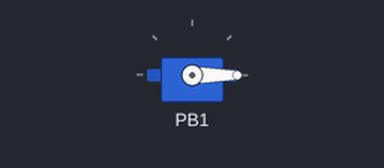
Recording of a program running on a simulated ATmega328P, built with avr-gcc and emulated at 16 MHz (the files do not name the chip). Parts: servo. Servo pulses on a pin are drawn as a servo (544–2400 µs = 0–180°).

Above: at 0.05 s.
At 2.05 s:
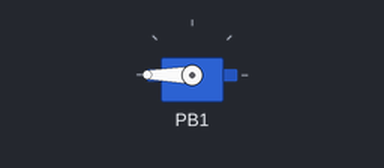
At 3.95 s:
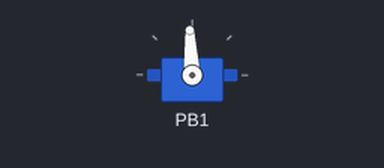
Timing chart, 0 to 5.2 s (numbered marks = the images above):
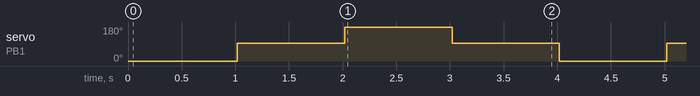

The program:

main.c
```c
/*
 */

#define F_CPU   16000000UL

#include <avr/io.h>
#include <util/delay.h>
#include <avr/interrupt.h>

#define sbi(PORTx, BITx)        (PORTx |= (1 << BITx))
#define cbi(PORTx, BITx)        (PORTx &= ~(1 << BITx))

void fast_pwm_mode_for_servo (void)
{
        cbi(SREG, 7);

        sbi(TCCR1A, COM1A1);
        sbi(TCCR1A, COM1B1);

        sbi(TCCR1A, WGM11);
        sbi(TCCR1B, WGM12);
        sbi(TCCR1B, WGM13);

        sbi(TCCR1B, CS11);

        ICR1 = 39999;
        // 우리가 RC에서 사용하는 모든 제품군은 모두 20ms로 규격되어 있음
        // 즉 동작 주파수가 반드시 50 HZ에 맞춰야 함
        // 0부터 카운팅하니까 40000-1

        DDRB = 0x02;

        sbi(SREG, 7);
}

int main(void)
{

    // Insert code
    fast_pwm_mode_for_servo();

    while(1)
    {

        OCR1A = 1000;
        _delay_ms(1000);

        OCR1A = 3000;
        _delay_ms(1000);

        OCR1A = 5000;
        _delay_ms(1000);

        OCR1A = 3000;
        _delay_ms(1000);
    }

    return 0;
}
```

Measured:
- by itself, servo on PB1: repeats every 4.0 s: 180° 1.0 s, 93° 1.0 s, 0° 1.0 s, 93° 1.0 s
